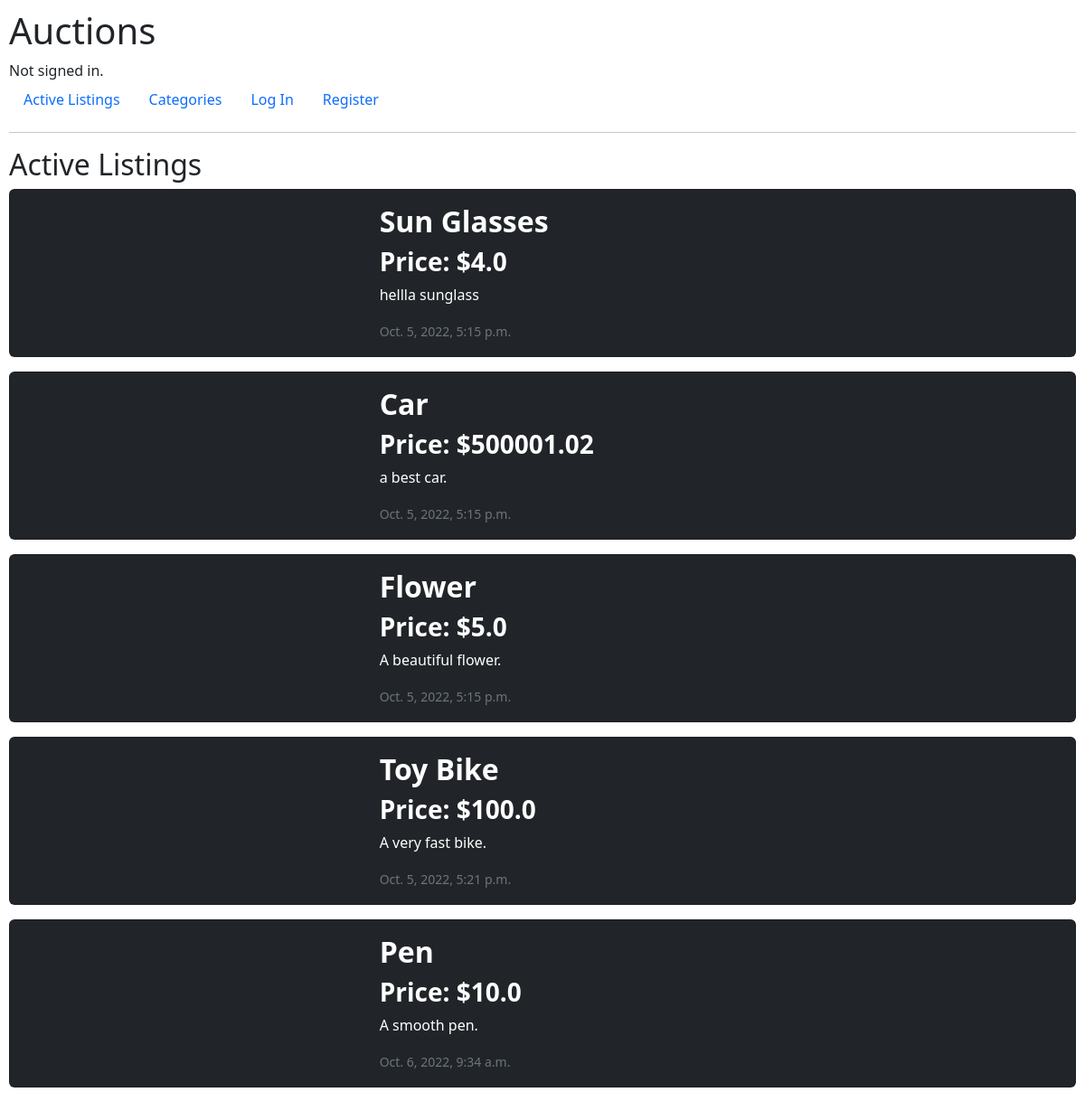
The page / on the database its author committed.
### auctions/models.py (models this page shows)
class Listing(models.Model):
    name = models.CharField(max_length=64)
    description = models.CharField(max_length=512, null=True)
    image = models.CharField(max_length=512)
    created_at = models.DateTimeField(auto_now_add=True, blank=True)
    updated_at = models.DateTimeField(auto_now=True, blank=True)
    active = models.BooleanField()
    top_bid = models.FloatField()
    category = models.CharField(max_length=64, null=True)
    lister = models.ForeignKey(User, on_delete=models.CASCADE, related_name="lister")

### auctions/views.py (the view)
# urls.py: path("", views.index, name="index"),
def index(request):
    listing = Listing.objects.filter(active=True)
    return render(request, "auctions/index.html", {
        "listings": listing
    })

### auctions/templates/auctions/index.html (shortened to what this page needs)
{% extends "auctions/layout.html" %}
{% block body %}
    <h2>Active Listings</h2>
    {% for listing in listings %}
    <a id="listing_a"href="{% url 'listing' listing.id %}">
    <div class="card text-bg-dark mb-3" id="active_l" style="max-width: 100%;">
        <div class="row g-0">
          <div class="col-md-4">
          </div>
          <div class="col-md-8">
            <div class="card-body">
              <h2 class="card-title"><b>{{ listing.name }}</b></h2>
              <h3 class="card-title"><b>Price: ${{ listing.top_bid }}</b></h3>
              <p class="card-text">{{ listing.description }}</p>
              <p class="card-text"><small class="text-muted">{{ listing.updated_at }}</small></p>
            </div>
          </div>
        </div>
      </div>
      </a>
    {% endfor %}
{% endblock %}

### auctions/templates/auctions/layout.html (shortened to what this page needs)
{% load static %}
<!DOCTYPE html>
<html lang="en">
    <head>
        <link href="https://cdn.jsdelivr.net/npm/bootstrap@5.2.1/dist/css/bootstrap.min.css" rel="stylesheet">
        <link href="{% static 'auctions/styles.css' %}" rel="stylesheet">
    </head>
    <body>
        <h1>Auctions</h1>
        <div>
            {% if user.is_authenticated %}
                Signed in as <strong>{{ user.username }}</strong>.
            {% else %}
                Not signed in.
            {% endif %}
        </div>
        <ul class="nav">
            <li class="nav-item">
                <a class="nav-link" href="{% url 'index' %}">Active Listings</a>
            </li>
            <li class="nav-item">
                <a class="nav-link" href="{% url 'categories' %}">Categories</a>
            </li>
            {% if user.is_authenticated %}
                <li class="nav-item">
                    <a class="nav-link" href="{% url 'logout' %}">Log Out</a>
                </li>
                <li class="nav-item">
                    <a href="{% url 'create_listing' %}" class="nav-link">Create Listing</a>
                </li>
                <li class="nav-item">
                    <a href="{% url 'watchlist' %}" class="nav-link">Watchlist</a>
                </li>
            {% else %}
                <li class="nav-item">
                    <a class="nav-link" href="{% url 'login' %}">Log In</a>
                </li>
                <li class="nav-item">
                    <a class="nav-link" href="{% url 'register' %}">Register</a>
                </li>
            {% endif %}
        </ul>
        <hr>
        {% block body %}
        {% endblock %}
    </body>
</html>

### auctions/static/auctions/styles.css (style rules this page uses)
body { padding: 10px; height: 100%; }
#active_l { max-height: 10%; }
a { text-decoration: none; }

### rows shown on the page
Listing: name "Sun Glasses", top_bid "4.0", description "hellla sunglass", updated_at "Oct. 5, 2022, 5:15 p.m."
Listing: name "Car", top_bid "500001.02", description "a best car.", updated_at "Oct. 5, 2022, 5:15 p.m."
Listing: name "Flower", top_bid "5.0", description "A beautiful flower.", updated_at "Oct. 5, 2022, 5:15 p.m."
Listing: name "Toy Bike", top_bid "100.0", description "A very fast bike.", updated_at "Oct. 5, 2022, 5:21 p.m."
Listing: name "Pen", top_bid "10.0", description "A smooth pen.", updated_at "Oct. 6, 2022, 9:34 a.m."
